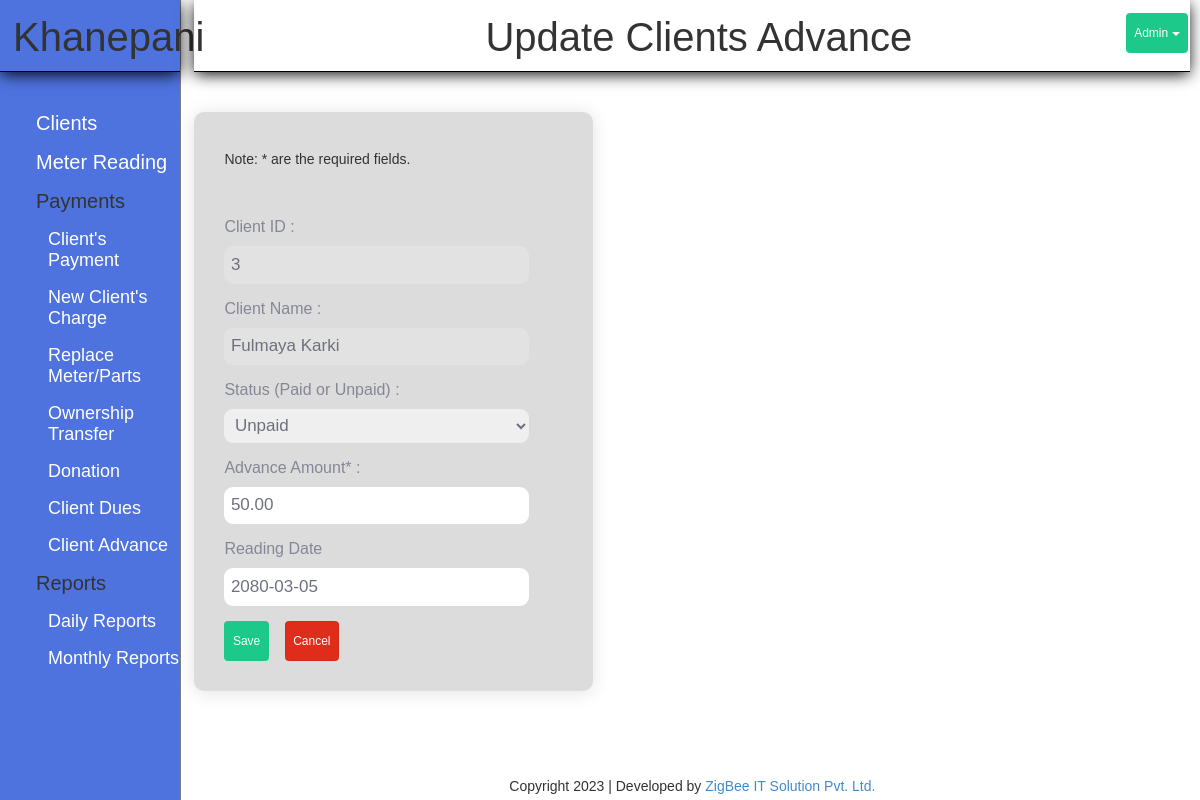
The app's page /index.php?page=advance_update&id=0 (signed in) with its own data.
### tables this page shows
CREATE TABLE `client_advance` (
  `id` int(11) NOT NULL,
  `cid` int(11) NOT NULL,
  `amount` decimal(10,2) NOT NULL,
  `status` text NOT NULL,
  `adv_date` date NOT NULL
);

CREATE TABLE `client` (
  `id` int(11) NOT NULL,
  `name` varchar(30) NOT NULL,
  `phone` bigint(11) NOT NULL,
  `joinned` date DEFAULT NULL,
  `gharnum` varchar(10) DEFAULT NULL,
  `area` varchar(20) NOT NULL,
  `meter` varchar(15) NOT NULL,
  `address` varchar(20) NOT NULL,
  `father` varchar(30) DEFAULT NULL,
  `mother` varchar(30) DEFAULT NULL,
  `grandfather` varchar(50) DEFAULT NULL,
  `remark` text DEFAULT NULL
);

### modules/advance/function.php (called while the page is built, shortened)
<?php
	class AdvModel{
	function getSingle($d)
		{
			global $con;
			$sql = "SELECT client_advance.*, client.name,client.meter
					FROM client_advance
					INNER JOIN client
					ON client_advance.cid=client.id WHERE client_advance.id = ".$d;
			$rs = mysqli_query($con, $sql);
			$row = mysqli_fetch_assoc($rs);
			return $row;
		}
	}
?>

### modules/advance/update_form.php (the view, shortened to what this page needs)
<?php
if(isset($_GET['id']))
{
	$s = $advance->getSingle($_GET['id']);
}
?>
<div>
	<h1 class="title">Update Clients Advance</h1>
</div>
	<div class="form-box">
		<form method="post" action="?page=advance_update">
			<h5>Note: * are the required fields.</h5> <br> <br>
				<label>Client ID : </label>
				<input type="text" class="form-controlled" value="<?php echo $s['cid']; ?>" disabled />
				<label>Client Name : </label>
				<input type="text" class="form-controlled" value="<?php echo $s['name']; ?>" name="cust_name" disabled/>
				<label>Status (Paid or Unpaid) : </label>
				<select name="status" class="form-controlled" >
					<?php
						if ($s['status']=='paid') {
							echo '<option value="paid" selected>Paid</option>
							<option value="unpaid">Unpaid</option>';
						}
						else if ($s['status']=='unpaid') {
							echo '<option value="paid" >Paid</option>
							<option value="unpaid" selected>Unpaid</option>';
						}
					?>
				<select>
				<label>Advance Amount* : </label>
				<input type="text" class="form-controlled" value="<?php echo $s['amount']; ?>" name="amount" required/>
				<label>Reading Date</label>
				<input type="text" name="adv_date" autocomplete="off" id="nepaliDate5" class="nepali-calendar form-controlled" value="<?php echo $s['adv_date']; ?>" required>
			<input type="submit" class="btn btn-success btn-man" value="Save" />
			<a href="?page=meter" class="btn btn-danger">Cancel</a>
		</form>
	</div>

### style.css (style rules this page uses)
* { margin: 0px; padding: 0px; }
body { font-family: arial; }
a { text-decoration: none !important; }
.title { border-bottom: 1px solid black; box-shadow: 0px 3px 15px -1px #000; padding: 15px 0px 12px 13px; margin: 0px 0px 40px 0px; text-align: center; font-size: 40px; }
.btn { color: #fff; background-color: #1cc88a; border-color: #1cc88a; padding: 1rem .75rem; font-size: 1vw !important; line-height: 1.5; border-radius: .35rem; cursor: pointer; margin-right: 1vw; }
.btn-success { color: #fff; background-color: #1cc88a; border-color: #1cc88a; }
.btn-danger { color: #fff; background-color: #e02d1b; border-color: #d52a1a; }
label { font: normal 16px arial; color: #858796; }
.form-box { width: 40%; padding: 30px; background-color: gainsboro; border-radius: 10px; box-shadow: 0 .15rem 1.75rem 0 rgba(58,59,69,.15)!important; }
.form-controlled { display: block; width: 90%; padding: 0.65rem; border-radius: 9px; border: none; color: #6e707e; margin: 5px 0px 10px 0px; margin-bottom: 15px; font-size: 17px; }

### records on screen
client_advance: cid "3", cust_name "Fulmaya Karki", status "Unpaid", amount "50.00", adv_date "2080-03-05"
